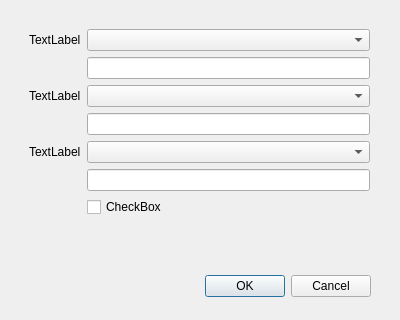
<?xml version="1.0" encoding="UTF-8"?>
<ui version="4.0">
 <class>Dialog</class>
 <widget class="QDialog" name="Dialog">
  <property name="geometry">
   <rect>
    <x>0</x>
    <y>0</y>
    <width>400</width>
    <height>320</height>
   </rect>
  </property>
  <property name="windowTitle">
   <string>Dialog</string>
  </property>
  <widget class="QDialogButtonBox" name="buttonBox">
   <property name="enabled">
    <bool>true</bool>
   </property>
   <property name="geometry">
    <rect>
     <x>30</x>
     <y>270</y>
     <width>341</width>
     <height>32</height>
    </rect>
   </property>
   <property name="orientation">
    <enum>Qt::Horizontal</enum>
   </property>
   <property name="standardButtons">
    <set>QDialogButtonBox::Cancel|QDialogButtonBox::Ok</set>
   </property>
  </widget>
  <widget class="QWidget" name="formLayoutWidget">
   <property name="geometry">
    <rect>
     <x>-1</x>
     <y>-1</y>
     <width>401</width>
     <height>269</height>
    </rect>
   </property>
   <layout class="QFormLayout" name="formLayout">
    <property name="leftMargin">
     <number>30</number>
    </property>
    <property name="topMargin">
     <number>30</number>
    </property>
    <property name="rightMargin">
     <number>30</number>
    </property>
    <property name="bottomMargin">
     <number>30</number>
    </property>
    <item row="0" column="0">
     <widget class="QLabel" name="label">
      <property name="text">
       <string>TextLabel</string>
      </property>
     </widget>
    </item>
    <item row="0" column="1">
     <widget class="QComboBox" name="comboBox"/>
    </item>
    <item row="2" column="0">
     <widget class="QLabel" name="label_2">
      <property name="text">
       <string>TextLabel</string>
      </property>
     </widget>
    </item>
    <item row="4" column="0">
     <widget class="QLabel" name="label_3">
      <property name="text">
       <string>TextLabel</string>
      </property>
     </widget>
    </item>
    <item row="2" column="1">
     <widget class="QComboBox" name="comboBox_2"/>
    </item>
    <item row="4" column="1">
     <widget class="QComboBox" name="comboBox_3"/>
    </item>
    <item row="1" column="1">
     <widget class="QLineEdit" name="lineEdit"/>
    </item>
    <item row="3" column="1">
     <widget class="QLineEdit" name="lineEdit_2"/>
    </item>
    <item row="5" column="1">
     <widget class="QLineEdit" name="lineEdit_3"/>
    </item>
    <item row="6" column="1">
     <widget class="QCheckBox" name="checkBox">
      <property name="text">
       <string>CheckBox</string>
      </property>
     </widget>
    </item>
   </layout>
  </widget>
 </widget>
 <resources/>
 <connections>
  <connection>
   <sender>buttonBox</sender>
   <signal>accepted()</signal>
   <receiver>Dialog</receiver>
   <slot>accept()</slot>
   <hints>
    <hint type="sourcelabel">
     <x>248</x>
     <y>254</y>
    </hint>
    <hint type="destinationlabel">
     <x>157</x>
     <y>274</y>
    </hint>
   </hints>
  </connection>
  <connection>
   <sender>buttonBox</sender>
   <signal>rejected()</signal>
   <receiver>Dialog</receiver>
   <slot>reject()</slot>
   <hints>
    <hint type="sourcelabel">
     <x>316</x>
     <y>260</y>
    </hint>
    <hint type="destinationlabel">
     <x>286</x>
     <y>274</y>
    </hint>
   </hints>
  </connection>
 </connections>
</ui>
